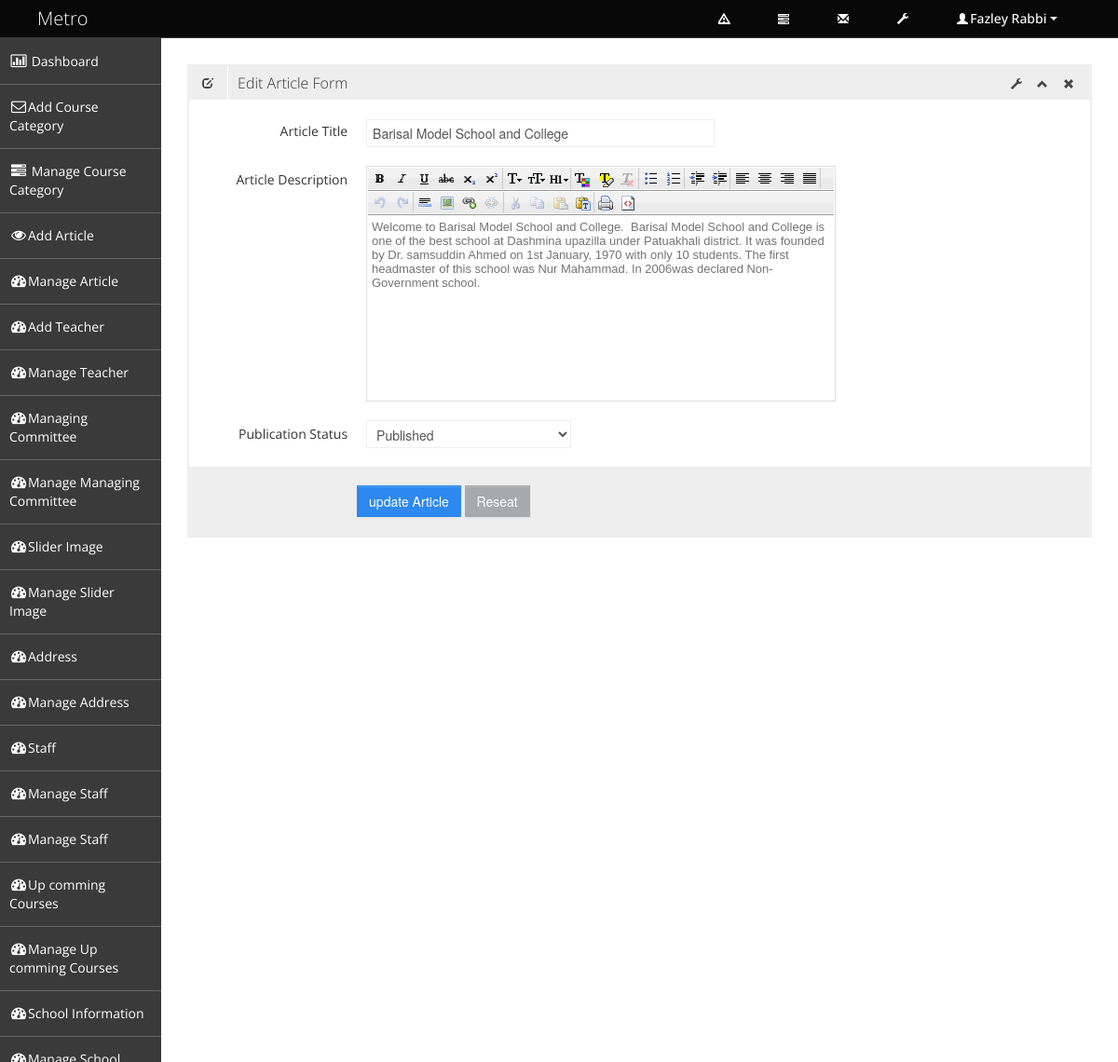
Screenshot of /admin/edit_article.php?id=3 (signed in) with the database file from the repository.
### tables this page shows
CREATE TABLE IF NOT EXISTS `tbl_article` (
  `article_id` int(3) NOT NULL AUTO_INCREMENT,
  `article_title` varchar(200) NOT NULL,
  `article_description` text NOT NULL,
  `publication_status` tinyint(1) NOT NULL,
  PRIMARY KEY (`article_id`)
);

### admin/edit_article.php (called while the page is built, shortened)
<?php
include './admin_master.php';

### classes/super_admin.php (called while the page is built, shortened)
<?php
class Super_admin {
    protected $db_connect;
    public function __construct() {
        $host_name = 'localhost';
        $user_name = 'root';
        $password = 'wamp';
        $db_name = 'db_school_manage_system';
        $this->db_connect = mysqli_connect($host_name, $user_name, $password, $db_name);
    }
    public function select_article_info_by_id($article_id) {
        $sql = "SELECT * FROM tbl_article WHERE article_id='$article_id'";
        if (mysqli_query($this->db_connect, $sql)) {
            $query_result = mysqli_query($this->db_connect, $sql);
            return $query_result;
        } else {
            die('Query Problem' . mysqli_error($this->db_connect));
        }
    }
}

### admin/pages/edit_article_content.php (the view, shortened to what this page needs)
<?php
$article_id = $_GET['id'];
$query_result = $obj_sup_admin->select_article_info_by_id($article_id);
$article_info = mysqli_fetch_assoc($query_result);
?>
<div class="row-fluid sortable">
    <div class="box span12">
        <div class="box-header" data-original-title>
            <h2><i class="halflings-icon edit"></i><span class="break"></span>Edit Article Form</h2>
            <div class="box-icon">
                <a href="#" class="btn-setting"><i class="halflings-icon wrench"></i></a>
                <a href="#" class="btn-minimize"><i class="halflings-icon chevron-up"></i></a>
                <a href="#" class="btn-close"><i class="halflings-icon remove"></i></a>
            </div>
        </div>
        <div class="box-content">
            <form class="form-horizontal" name="edit_article_form" action="" method="post">
                <fieldset>
                    <div class="control-group">
                        <label class="control-label" for="typeahead">Article Title </label>
                        <div class="controls">
                            <input type="text" name="article_title" value="<?php echo $article_info['article_title']; ?>" class="span6 typeahead" id="typeahead"  data-provide="typeahead" data-items="4" data-source='["Alabama","Alaska","Arizona","Arkansas","California","Colorado","Connecticut","Delaware","Florida","Georgia","Hawaii","Idaho","Illinois","Indiana","Iowa","Kansas","Kentucky","Louisiana","Maine","Maryland","Massachusetts","Michigan","Minnesota","Mississippi","Missouri","Montana","Nebraska","Nevada","New Hampshire","New Jersey","New Mexico","New York","North Dakota","North Carolina","Ohio","Oklahoma","Oregon","Pennsylvania","Rhode Island","South Carolina","South Dakota","Tennessee","Texas","Utah","Vermont","Virginia","Washington","West Virginia","Wisconsin","Wyoming"]'>
                        </div>
                    </div>
                    <div class="control-group hidden-phone">
                        <label class="control-label"  for="textarea2">Article Description</label>
                        <div class="controls">
                        </div>
                    </div>
                    <div class="control-group">
                        <label class="control-label" for="selectError3">Publication Status</label>
                        <div class="controls">
                            <select id="selectError3" value="<?php echo $article_info['publication_status']; ?>" name="publication_status">
                                <option value="1">Published</option>
                            </select>
                        </div>
                    </div>
                    <div class="form-actions">
                        <button type="submit" name="btn" class="btn btn-primary">update Article</button>
                        <button type="reset" class="btn">Reseat</button>
                    </div>
                </fieldset>
            </form>
        </div>
    </div>
</div>

### assets/admin_assets/css/style.css (style rules this page uses)
body { background: #F5F5F5; color: #333; border: none; font-family: 'Open Sans', sans-serif; font-weight: 400; }
h2 { font-size: 16px; line-height: 16px; }
.box { border: 2px solid #eee; background: #fff !important; margin-bottom: 28px; }
.box-header { height: 16px; font-size: 16px; line-height: 16px; padding: 10px; background: #eee; -webkit-box-shadow: none; -moz-box-shadow: none; box-shadow: none; overflow: hidden; }
.box-header h2 { float:left; margin-top: 0px; font-weight: 300; }
.box-header h2 i { margin: 0px 3px 0px 4px; opacity: .8; filter: alpha(opacity=80); -ms-filter:"progid:DXImageTransform.Microsoft.Alpha(Opacity=80)"; }
.box-header .box-icon { float:right; margin-top: 1px; }
.box-header .box-icon i { -webkit-transition: all 0.1s ease-in-out; -moz-transition: all 0.1s ease-in-out; -o-transition: all 0.1s ease-in-out; -ms-transition: all 0.1s ease-in-out; transition: all 0.1s ease-in-out; opacity: .8; filter: alpha(opacity=80); -ms-filter:"progid:DXImageTransform.Microsoft.Alpha(Opacity=80)"; }
.box-header .box-icon a { margin: 0px 5px; }
.box-content { position: relative; z-index: 50; margin-top: -1px; padding: 10px; background: #fff !important; }
.form-actions { padding: 19px 20px 20px; margin: 20px -10px -30px -10px; background-color: #eee; border-top: 1px solid #eee; *zoom: 1; }
.form-actions:before, .form-actions:after { display: table; line-height: 0; content: ""; }
.form-actions:after { clear: both; }
.btn { display: inline-block; padding: 6px 12px; margin-bottom: 0; font-size: 14px; font-weight: 500; line-height: 20px; text-align: center; white-space: nowrap; vertical-align: middle; cursor: pointer; border: 1px solid #a7a9aa; -webkit-border-radius: 0px !important; border-radius: 0px !important; }
.btn { color: #ffffff; background-color: #a7a9aa; border-color: #a7a9aa; background-image: none; filter: none; text-shadow: none; }
.btn-primary { background-color: #2D89EF; border-color: #2D89EF; }

### assets/admin_assets/css/halflings.css (style rules this page uses)
html, html .halflings { -webkit-font-smoothing: antialiased !important; }
.halflings-icon { display: inline-block; width: 14px; height: 14px; line-height: 14px; vertical-align: text-top; background-image: url(../img/glyphicons_halflings.svg); background-position: 0 0; background-repeat: no-repeat; vertical-align: top; *display: inline; *zoom: 1; *margin-right: .3em; }
.halflings-icon.remove { background-position: -312px 0; }
.halflings-icon.edit { background-position: -96px -72px; }
.halflings-icon.chevron-up { background-position: -288px -120px; }
.halflings-icon.wrench { background-position: -360px -144px; }

### rows the page displays
tbl_article: article_title "Barisal Model School and College", publication_status "Published"

### other values shown
$_SESSION['admin_name'] "Fazley Rabbi"
